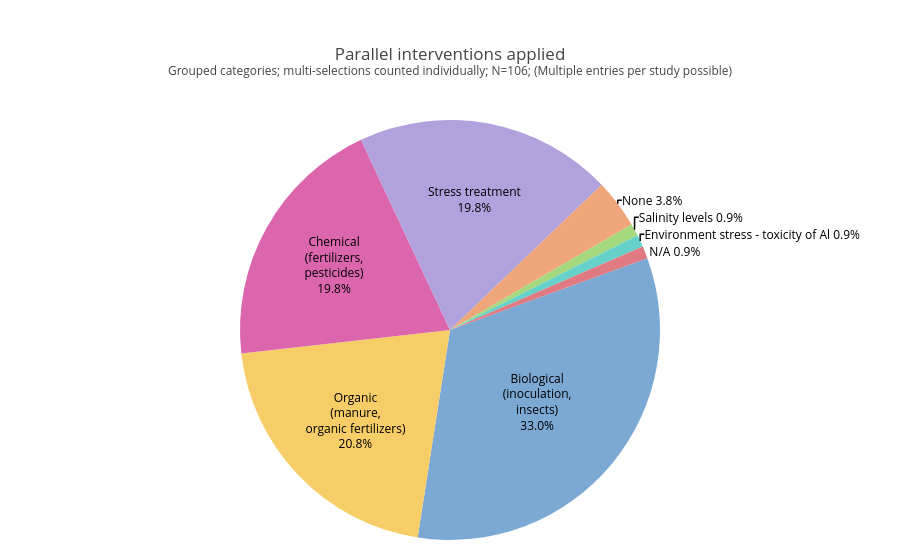

Notebook cell for this chart:
### Markdown cell above
### Parallel Interventions

### Code cell
# Title: Parallel Interventions Applied (Grouped Pie Chart)
# Description: Cleans and standardizes the "Parallel interventions applied" column, maps granular entries to broader categories, splits comma-separated selections to count each individually, computes frequencies and adaptive label placement, and renders/saves a Plotly pie chart with N in the subtitle.

# - Map granular entries to broader, report-friendly categories
# - Split multi-valued cells and count each intervention individually
# - Visualize the grouped distribution with clear labeling and a descriptive title

# 1) Warn about empty fields and erroneous N/A usage
for idx, row in df.iterrows():
    val = row['Parallel interventions applied']
    if pd.isna(val) or str(val).strip() == '':
        print(f"  RAWDATA CLEANUP NEEDED: Covidence #{row['Covidence #']} has empty parallel interventions field")
    elif 'N/A' in str(val):
        print(f"  RAWDATA CLEANUP NEEDED: Covidence #{row['Covidence #']} — sort out erroneous use of N/A in parallel interventions")

parallel_series = (
    df['Parallel interventions applied']
    .dropna()
    .astype(str)
    .str.strip()
)

# 2) Mapping from raw entries to grouped categories
mapping = {
    'Chemical fertilizers': 'Chemical (fertilizers, pesticides)',
    'Chemical pest control or antibiotics': 'Chemical (fertilizers, pesticides)',
    'Seed sanitazion with chlorine/HgCl2/alcohol or similar': 'Chemical (fertilizers, pesticides)',
    'Manure or organic fertilizers': 'Organic (manure, organic fertilizers)',
    'Active inoculation with microbiotic pathogen': 'Biological (inoculation, insects)',
    'Active application of insects/nymphs': 'Biological (inoculation, insects)',
    'Active inoculation with microbiotic pathogen as part of factorial design': 'Biological (inoculation, insects)',
    'Catch crop': 'Biological (inoculation, insects)',
    'Salt-stress': 'Stress treatment',
    'Heat-stress': 'Stress treatment',
    'Water-stress': 'Stress treatment',
    'Salt-stress as part of factorial design': 'Stress treatment',
    'Aluminium-stress': 'Stress treatment',
    'Heavy metal-stress': 'Stress treatment',
    'None': 'None',
    'N/A': 'N/A',
}

# 3) Split cells on comma, explode to rows, trim, drop empty strings
entries = (
    parallel_series
    .str.split(',')
    .explode()
    .astype(str)
    .str.strip()
)
entries = entries[entries != '']

# 4) Apply grouping (keep any unmapped entries as-is to surface unexpected values)
grouped = entries.map(lambda x: mapping.get(x, x))

# 5) Count and keep the natural order of most prevalent (value_counts is descending by default)
grouped_counts = grouped.value_counts()

# 7) Prepare data for the pie chart
labels = grouped_counts.index.tolist()
labels = [add_line_breaks_to_label(lbl, strategy='parentheses') for lbl in labels]
values = grouped_counts.values.tolist()
total = int(sum(values)) if len(values) else 0

# Place labels outside if the slice is small to improve readability (threshold: 11%)
percentages = [(v / total) * 100 if total else 0 for v in values]
percentages_cutoff = 11
text_positions = ['outside' if p < percentages_cutoff else 'inside' for p in percentages]
custom_text = [
    f"{label}<br>{percent:.1f}%" if position == 'inside'
    else f"{label} {percent:.1f}%"
    for label, percent, position in zip(labels, percentages, text_positions)
]

# 8) Build the pie chart (styled consistently with the "Country of corresponding author" chart)
parallel_pie = go.Figure(
    data=[
        go.Pie(
            labels=labels,
            values=values,
            text=custom_text,
            textinfo='text',
            textposition=text_positions,
            insidetextorientation='horizontal',
            sort=False,
            direction='clockwise',
            rotation=70,
        )
    ]
)

parallel_pie.update_traces(
    textfont=dict(size=12, color='black'),
    insidetextfont=dict(color='black'),
)

# 9) Styling and a descriptive title including N and methodological notes
textfont = dict(size=12, color='black'),
parallel_pie.update_layout(
    title=f'Parallel interventions applied'
          f'<br><sup>Grouped categories; multi-selections counted individually; N={total}; (Multiple entries per study possible)</sup>',
    showlegend=False,
    margin=dict(t=120, b=20, l=20, r=20)
)

# 10) Display and export
parallel_pie.show()
parallel_pie.write_image('parallel_interventions_applied_pie.png', width=800, height=600, scale=2)

### Figure 1 — Plotly figure (JSON) as saved in the notebook; plotly's stock layout.template omitted (floating-point values rounded to 4 significant figures)
{"data": [{"direction": "clockwise", "insidetextorientation": "horizontal", "labels": ["Biological<br>(inoculation,<br>insects)", "Organic<br>(manure,<br>organic fertilizers)", "Chemical<br>(fertilizers,<br>pesticides)", "Stress treatment", "None", "Salinity levels", "Environment stress - toxicity of Al", "N/A"], "rotation": 70, "sort": false, "text": ["Biological<br>(inoculation,<br>insects)<br>33.0%", "Organic<br>(manure,<br>organic fertilizers)<br>20.8%", "Chemical<br>(fertilizers,<br>pesticides)<br>19.8%", "Stress treatment<br>19.8%", "None 3.8%", "Salinity levels 0.9%", "Environment stress - toxicity of Al 0.9%", "N/A 0.9%"], "textinfo": "text", "textposition": ["inside", "inside", "inside", "inside", "outside", "outside", "outside", "outside"], "values": [35, 22, 21, 21, 4, 1, 1, 1], "type": "pie", "textfont": {"color": "black", "size": 12}, "insidetextfont": {"color": "black"}}], "layout": {"margin": {"t": 120, "b": 20, "l": 20, "r": 20}, "title": {"text": "Parallel interventions applied<br><sup>Grouped categories; multi-selections counted individually; N=106; (Multiple entries per study possible)</sup>"}, "showlegend": false}}
